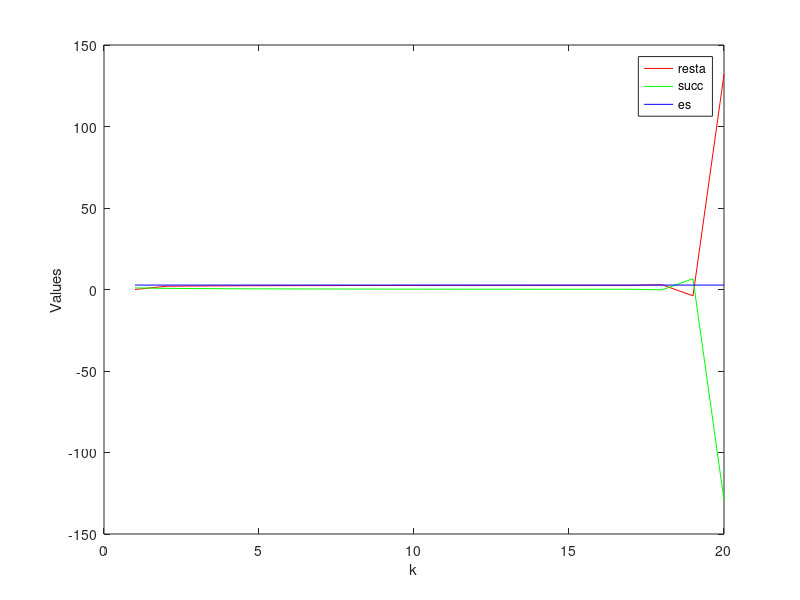

MATLAB code to generate this figure:
n = 20; % Tomamos 20 puntos

resta = zeros(1,n);
succ = ones(1,n);
kas = ones(1,n);
es = e * ones(1,n);

for k = 1:n-1
  kas(k+1) = k+1;
  resta(k+1) = (k + 1) * succ(k);
  succ(k+1) = e - resta(k+1);
end

% Print out the values of kas, resta, and succ grouped by k value
disp('k    kas    resta    succ');
disp('-------------------------');
for k = 1:n
  fprintf('%-4d %-6.2f %-8.2f %-8.2f\n', k, kas(k), resta(k), succ(k));
end

% Plotting all three vectors on the same axes
plot(kas, resta, 'r', 'DisplayName', 'resta'); % Plot resta in red
hold on;
plot(kas, succ, 'g', 'DisplayName', 'succ');   % Plot succ in green
plot(kas, es, 'b', 'DisplayName', 'es');       % Plot es in blue

xlabel('k');
ylabel('Values');
legend('show'); % Display legend to identify each vector
hold off;

